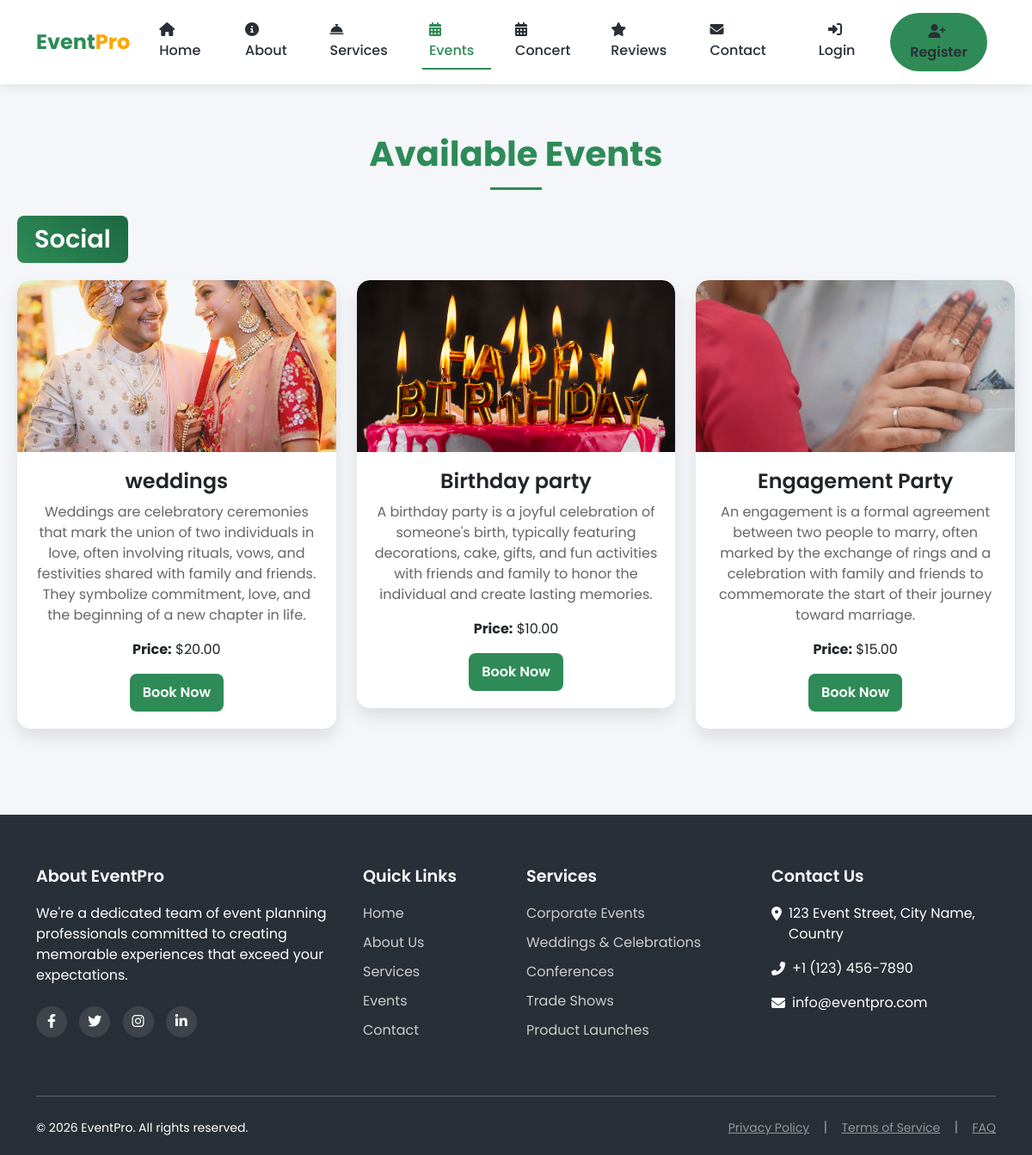
Screenshot of /events/ with the database file from the repository.
### events/models.py (models this page shows, shortened)
class Event(models.Model):
    title = models.CharField(max_length=255)
    description = models.TextField()
    category = models.CharField(max_length=20, choices=EVENT_CATEGORIES)
    price = models.DecimalField(max_digits=10, decimal_places=2)
    image = models.ImageField(upload_to='event_images/', blank=True, null=True)

### events/views.py (the view)
# urls.py: path('events/', views.events_list, name='events'),
def events_list(request):
    events_by_category = {}
    for category, category_display in EVENT_CATEGORIES:
        events = Event.objects.filter(category=category)
        if events.exists():
            events_by_category[events] = category_display
    return render(request, "events_list.html", {"events_by_category": events_by_category})

### events/templates/events_list.html (shortened to what this page needs)
{% extends 'base.html' %}
{% block content %}
<div class="list_container" id="list">
    <h2 class="section-title">Available Events</h2>
    {% for category, category_display in events_by_category.items %}
        <h3 class="category-title">{{ category_display }}</h3>
        <div class="row">
            {% for event in category %}
                <div class="col-md-4 fade-in">
                    <div class="card">
                        {% if event.image %}
                            <img src="{{ event.image.url }}" class="card-img-top" alt="{{ event.title }}">
                        {% endif %}
                        <div class="card-body">
                            <h5 class="card-title">{{ event.title }}</h5>
                            <p class="card-text">{{ event.description }}</p>
                            <p><strong>Price:</strong> ${{ event.price }}</p>
                            <a href="{% url 'book_event' event.id %}" class="btn btn-primary">Book Now</a>
                        </div>
                    </div>
                </div>
            {% endfor %}
        </div>
    {% empty %}
        <p>No events available.</p>
    {% endfor %}
</div>
{% endblock %}

### events/templates/base.html (shortened to what this page needs)
{% load static %}
<!DOCTYPE html>
<html lang="en">
<head>
    <link href="https://cdn.jsdelivr.net/npm/bootstrap@5.3.0/dist/css/bootstrap.min.css" rel="stylesheet">
    <link rel="stylesheet" href="https://cdnjs.cloudflare.com/ajax/libs/font-awesome/6.4.0/css/all.min.css">
</head>
<body>
    <nav class="navbar navbar-expand-lg navbar-light fixed-top">
        <div class="container">
            <a class="navbar-brand" href="/">Event<span>Pro</span></a>
            <div class="collapse navbar-collapse" id="navbarNav">
                <ul class="navbar-nav ms-auto">
                    <li class="nav-item">
                        <a class="nav-link {% if request.path == '/' %}active-link{% endif %}" href="/"><i class="fas fa-home me-1"></i> Home</a>
                    </li>
                    <li class="nav-item">
                        <a class="nav-link {% if 'about' in request.path %}active-link{% endif %}" href="/#about-section"><i class="fas fa-info-circle me-1"></i> About</a>
                    </li>
                    <li class="nav-item">
                        <a class="nav-link {% if 'services' in request.path %}active-link{% endif %}" href="{% url 'services' %}"><i class="fas fa-concierge-bell me-1"></i> Services</a>
                    </li>
                    <li class="nav-item">
                        <a class="nav-link {% if 'events' in request.path %}active-link{% endif %}" href="{% url 'events' %}"><i class="fas fa-calendar-alt me-1"></i> Events</a>
                    </li>
                    <li class="nav-item">
                        <a class="nav-link {% if 'concerts' in request.path %}active-link{% endif %}" href="{% url 'concert_list' %}"><i class="fas fa-calendar-alt me-1"></i> Concert</a>
                    </li>
                    <li class="nav-item">
                        <a class="nav-link" href="/#testimonials-section"><i class="fas fa-star me-1"></i> Reviews</a>
                    </li>
                    <li class="nav-item">
                        <a class="nav-link {% if 'contact' in request.path %}active-link{% endif %}" href="{% url 'contact' %}"><i class="fas fa-envelope me-1"></i> Contact</a>
                    </li>
                    {% if user.is_authenticated %}
                        <li class="nav-item dropdown">
                            <a class="nav-link dropdown-toggle" href="#" id="userDropdown" role="button" data-bs-toggle="dropdown" aria-expanded="false">
                                <i class="fas fa-user-circle me-1"></i> Account
                            </a>
                            <ul class="dropdown-menu dropdown-menu-end" aria-labelledby="userDropdown">
                                <li><a class="dropdown-item" href="{% url 'profile' %}"><i class="fas fa-user me-1"></i> My Profile</a></li>
                                <li><hr class="dropdown-divider"></li>
                                <li><a class="dropdown-item" href="{% url 'logout' %}"><i class="fas fa-sign-out-alt me-1"></i> Logout</a></li>
                            </ul>
                        </li>
                    {% else %}
                        <li class="nav-item">
                            <a class="nav-link btn btn-outline-primary rounded-pill px-3 ms-2" href="{% url 'login' %}"><i class="fas fa-sign-in-alt me-1"></i> Login</a>
                        </li>
                        <li class="nav-item">
                            <a class="nav-link btn btn-primary rounded-pill px-3 text-white ms-2" href="{% url 'signup' %}"><i class="fas fa-user-plus me-1"></i> Register</a>
                        </li>
                    {% endif %}
                </ul>
            </div>
        </div>
    </nav>
    <div style="height: 85px;"></div>
    {% block content %}{% endblock %}
    <footer>
        <div class="container">
            <div class="row">
                <div class="col-lg-4 col-md-6 mb-4 mb-lg-0">
                    <h5 class="footer-heading">About EventPro</h5>
                    <p>We're a dedicated team of event planning professionals committed to creating memorable experiences that exceed your expectations.</p>
                    <div class="social-icons mt-4">
                        <a href="#"><i class="fab fa-facebook-f"></i></a>
                        <a href="#"><i class="fab fa-twitter"></i></a>
                        <a href="#"><i class="fab fa-instagram"></i></a>
                        <a href="#"><i class="fab fa-linkedin-in"></i></a>
                    </div>
                </div>
                <div class="col-lg-2 col-md-6 mb-4 mb-lg-0">
                    <h5 class="footer-heading">Quick Links</h5>
                    <ul class="list-unstyled">
                        <li><a class="footer-link" href="/">Home</a></li>
                        <li><a class="footer-link" href="#about-section">About Us</a></li>
                        <li><a class="footer-link" href="/">Services</a></li>
                        <li><a class="footer-link" href="{% url 'events' %}">Events</a></li>
                        <li><a class="footer-link" href="/">Contact</a></li>
                    </ul>
                </div>
                <div class="col-lg-3 col-md-6 mb-4 mb-lg-0">
                    <h5 class="footer-heading">Services</h5>
                    <ul class="list-unstyled">
                        <li><a class="footer-link" href="#">Corporate Events</a></li>
                        <li><a class="footer-link" href="#">Weddings & Celebrations</a></li>
                        <li><a class="footer-link" href="#">Conferences</a></li>
                        <li><a class="footer-link" href="#">Trade Shows</a></li>
                        <li><a class="footer-link" href="#">Product Launches</a></li>
                    </ul>
                </div>
                <div class="col-lg-3 col-md-6">
                    <h5 class="footer-heading">Contact Us</h5>
                    <ul class="list-unstyled">
                        <li class="d-flex mb-3">
                            <i class="fas fa-map-marker-alt me-2 mt-1"></i>
                            <span>123 Event Street, City Name, Country</span>
                        </li>
                        <li class="d-flex mb-3">
                            <i class="fas fa-phone-alt me-2 mt-1"></i>
                            <span>+1 (123) 456-7890</span>
                        </li>
                        <li class="d-flex">
                            <i class="fas fa-envelope me-2 mt-1"></i>
                            <span>info@eventpro.com</span>
                        </li>
                    </ul>
                </div>
            </div>
            <div class="row mt-5">
                <div class="col-12">
                    <hr class="mt-0 mb-4" style="background-color: rgba(255,255,255,0.1);">
                    <div class="d-flex flex-column flex-md-row justify-content-between align-items-center">
                        <p class="small m-0">© {% now "Y" %} EventPro. All rights reserved.</p>
                        <ul class="list-inline m-0 mt-3 mt-md-0">
                            <li class="list-inline-item"><a href="#" class="text-white-50 small">Privacy Policy</a></li>
                            <li class="list-inline-item"><span class="text-white-50 mx-1">|</span></li>
                            <li class="list-inline-item"><a href="#" class="text-white-50 small">Terms of Service</a></li>
                            <li class="list-inline-item"><span class="text-white-50 mx-1">|</span></li>
                            <li class="list-inline-item"><a href="#" class="text-white-50 small">FAQ</a></li>
                        </ul>
                    </div>
                </div>
            </div>
        </div>
    </footer>
</body>
</html>

### events/templates/events_list.html (style rules this page uses)
body { font-family: 'Poppins', sans-serif; background-color: #f4f6f9; color: #333; margin: 0; padding: 0; }
.list_container { max-width: 1200px; margin: 50px auto; padding: 20px; }
.section-title { text-align: center; font-size: 2.5rem; font-weight: 700; color: #2E8B57; margin-bottom: 30px; animation: fadeInDown 0.8s ease-in-out; }
.category-title { font-size: 1.8rem; font-weight: 600; color: #fff; background: linear-gradient(45deg, #2E8B57, #1D6841); padding: 10px 20px; border-radius: 8px; display: inline-block; margin-bottom: 20px; animation: fadeInLeft 0.8s ease-in-out; }
.card { border-radius: 15px; box-shadow: 0 10px 20px rgba(0, 0, 0, 0.1); transition: transform 0.3s ease-in-out, box-shadow 0.3s; background: white; overflow: hidden; }
.card-img-top { height: 200px; object-fit: cover; border-top-left-radius: 15px; border-top-right-radius: 15px; }
.card-body { padding: 20px; text-align: center; }
.card-title { font-size: 1.5rem; font-weight: 600; margin-bottom: 10px; }
.card-text { font-size: 1rem; color: #666; }
.btn-primary { background: #2E8B57; border: none; padding: 10px 15px; border-radius: 8px; color: white; font-weight: 600; transition: background 0.3s, transform 0.2s; }
.fade-in { opacity: 0; transform: translateY(20px); animation: fadeInUp 0.8s forwards; }

### rows the page displays
Event: image (picture), title "weddings", description "Weddings are celebratory ceremonies that mark the union of two individuals in love, often involving rituals, vows, and festivities shared with family and friends. They symbolize commitment, love, and the beginning of a new chapter in life.", price "20.00"
Event: image (picture), title "Birthday party", description "A birthday party is a joyful celebration of someone's birth, typically featuring decorations, cake, gifts, and fun activities with friends and family to honor the individual and create lasting memories.", price "10.00"
Event: image (picture), title "Engagement Party", description "An engagement is a formal agreement between two people to marry, often marked by the exchange of rings and a celebration with family and friends to commemorate the start of their journey toward marriage.", price "15.00"

### other values shown
{{ category_display }} "Social"
